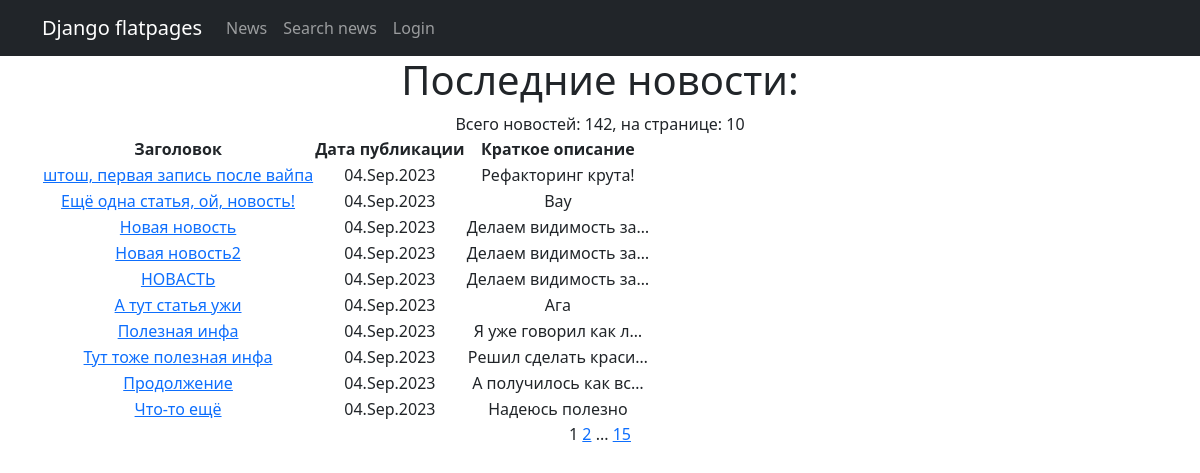
/allnews/, run on the app's committed database.
### AllNews/models.py (models this page shows, shortened)
class Post(models.Model):
    title = models.CharField(max_length=255)
    text = models.TextField()
    rating = models.IntegerField(default=0)
    author = models.ForeignKey('Author', on_delete=models.CASCADE)
    type = models.IntegerField(default=0, choices=CATEGORY_TYPES)
    date = models.DateTimeField(auto_now_add=True)
    post_category = models.ManyToManyField('Category', through='PostCategory')

### AllNews/views.py (the view)
# urls.py: path('', PostList.as_view(), name='post_lists'),
class PostList(ListView):
    model = Post
    ordering = 'date'
    template_name = 'posts.html'
    context_object_name = 'posts'
    paginate_by = 10
    def get_context_data(self, **kwargs):
        context = super().get_context_data(**kwargs)
        context['post_count'] = Post.objects.annotate(count=Count('title'))
        return context

### AllNews/templatetags/custom_tags.py (called while the page is built)
@register.simple_tag(takes_context=True)
def url_replace(context, **kwargs):
    d = context['request'].GET.copy()
    for k, v in kwargs.items():
        d[k] = v
    return d.urlencode()

### AllNews/templatetags/template_filters.py (called while the page is built)
@register.filter()
def censure(text: str):
    if type(text) is not str:
        raise Exception('Фильтр применён не к строковой переменной!')
    words = text.split(' ')
    for index, word in enumerate(words):
        if word.startswith('редиск'): # редиска\редиски\редиску
            words[index] = 'р******'
    return ' '.join(words)

### templates/posts.html (shortened to what this page needs)
{% extends 'flatpages/default.html' %}
{% load template_filters %}
{% load custom_tags %}
{% block content %}
<h1>Последние новости:</h1>
Всего новостей: {{ post_count|length }}, на странице: {{ posts|length }}
<table>
    <tr style="font-weight: bold">
        <td>Заголовок</td>
        <td>Дата публикации</td>
        <td>Краткое описание</td>
    </tr>
    {% for post in posts %}
        <tr>
            <td><a href="{% url 'post_detail' pk=post.id %}">{{ post.title }}</a></td>
            <td>{{ post.date|date:'d.M.Y' }}</td>
            <td>{{ post.text|censure|truncatechars:20 }}</td>
            <td>
            </td>
        </tr>
    {% endfor %}
</table>
{{ page_obj.number }}
{% if page_obj.has_next %}
    <a href="?{% url_replace page=page_obj.next_page_number %}">{{ page_obj.next_page_number }}</a>
        {% if paginator.num_pages != page_obj.next_page_number %}
            ...
            <a href="?{% url_replace page=page_obj.paginator.num_pages %}">{{ page_obj.paginator.num_pages }}</a>
        {% endif %}
{% endif %}
{% endblock content%}

### data on the page
Post: title "штош, первая запись после вайпа", date "04.Sep.2023", text|censure "Рефакторинг крута!"
Post: title "Ещё одна статья, ой, новость!", date "04.Sep.2023", text|censure "Вау"
Post: title "Новая новость", date "04.Sep.2023", text|censure "Делаем видимость за…"
Post: title "Новая новость2", date "04.Sep.2023", text|censure "Делаем видимость за…"
Post: title "НОВАСТЬ", date "04.Sep.2023", text|censure "Делаем видимость за…"
Post: title "А тут статья ужи", date "04.Sep.2023", text|censure "Ага"
Post: title "Полезная инфа", date "04.Sep.2023", text|censure "Я уже говорил как л…"
Post: title "Тут тоже полезная инфа", date "04.Sep.2023", text|censure "Решил сделать краси…"
Post: title "Продолжение", date "04.Sep.2023", text|censure "А получилось как вс…"
Post: title "Что-то ещё", date "04.Sep.2023", text|censure "Надеюсь полезно"

### other printed values
{{ post_count|length }} "142"
{{ posts|length }} "10"
{{ page_obj.number }} "1"
{{ page_obj.next_page_number }} "2"
{{ page_obj.paginator.num_pages }} "15"
